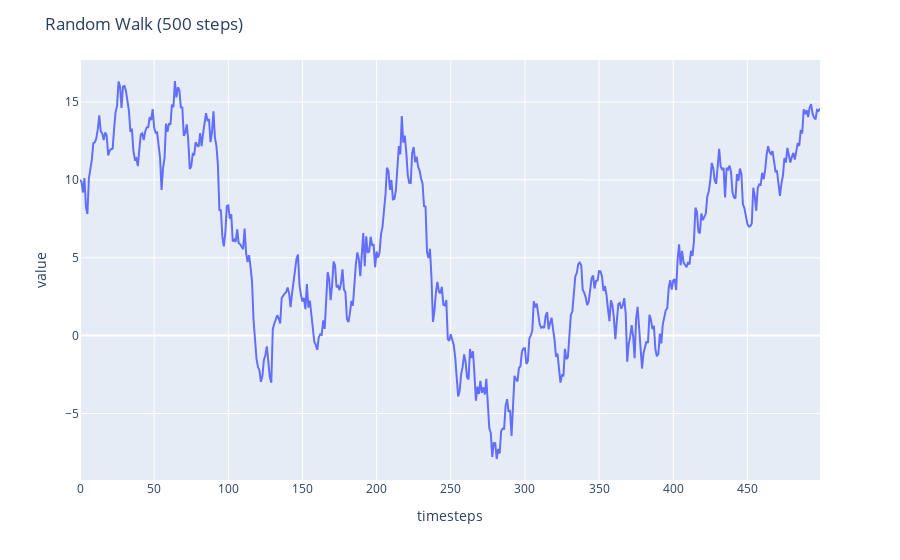

The notebook cell saved with this chart:
### Code cell
plot_timeseries(random_walk, title="Random Walk (500 steps)")

### Figure 1 — Plotly figure (JSON) as saved in the notebook; plotly's stock layout.template omitted (floating-point values rounded to 4 significant figures; data arrays with more than 128 entries replaced by an {"elided": "..."} marker saying what was removed)
{"data": [{"hovertemplate": "x=%{x}<br>y=%{y}<extra></extra>", "legendgroup": "", "line": {"color": "#636efa", "dash": "solid"}, "marker": {"symbol": "circle"}, "mode": "lines", "name": "", "orientation": "v", "showlegend": false, "type": "scatter", "x": {"elided": "500 int values"}, "xaxis": "x", "y": {"elided": "500 float values"}, "yaxis": "y"}], "layout": {"legend": {"tracegroupgap": 0}, "margin": {"t": 60}, "title": {"text": "Random Walk (500 steps)"}, "xaxis": {"anchor": "y", "domain": [0, 1], "title": {"text": "timesteps"}}, "yaxis": {"anchor": "x", "domain": [0, 1], "title": {"text": "value"}}}}
